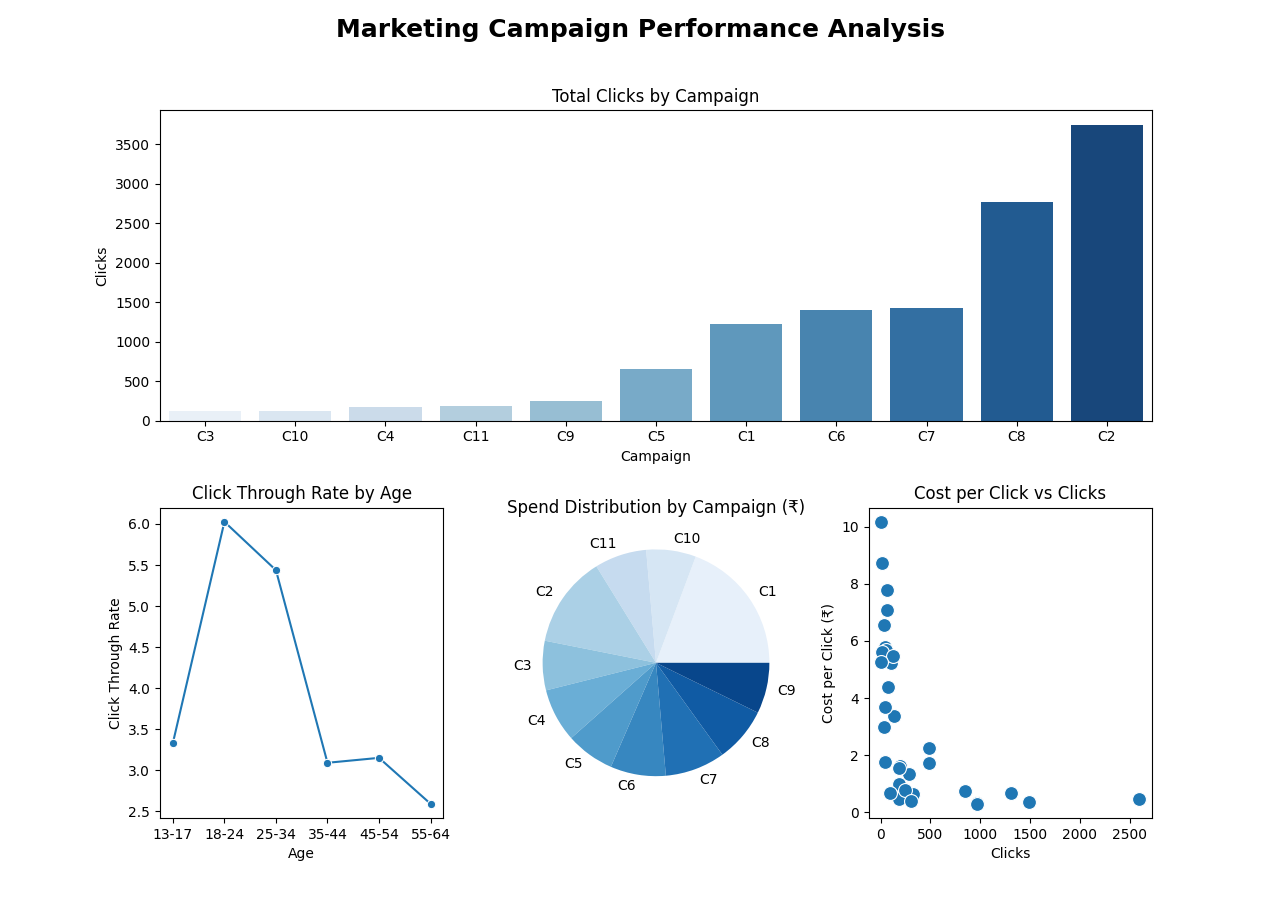

Source code (Python):
#MARKETING CAMPAIGN ANALYSIS

#1.Import Libraries

import pandas as pd
import numpy as np
import matplotlib.pyplot as plt
import seaborn as sns

#2.Load Dataset

df=pd.read_csv('Marketing_Campaign_Analysis_Dataset.csv')
print(df.head())

#3.Basic Info about Data

print(df.info())
print(df.describe())

#4.Check Missing Values

print(df.isna().sum())

#5.Data Cleaning

df=df.drop_duplicates() #Remove duplicates
df=df.fillna(0)

#6.Campaign wise performance analysis

df['campaign_id']=df['campaign_id'].apply(lambda x:'C'+''.join(filter(str.isdigit,str(x))))
plt.suptitle('Marketing Campaign Performance Analysis',fontsize=18,fontweight='bold')

#6.1 Total Clicks by Campaign (bar)

plt.subplot(2,1,1)
campaign_clicks=df.groupby('campaign_id')['clicks'].sum().sort_values()
sns.barplot(x=campaign_clicks.index,y=campaign_clicks.values,palette='Blues')
plt.title('Total Clicks by Campaign')
plt.xlabel('Campaign')
plt.ylabel('Clicks')

#6.2 Click Through Rate by Age (line)

plt.subplot(2,3,4)
ctr_by_age=df.groupby('age')['click_through_rate'].mean().reset_index()
sns.lineplot(data=ctr_by_age,x='age',y='click_through_rate',marker='o')
plt.title('Click Through Rate by Age')
plt.xlabel('Age')
plt.ylabel('Click Through Rate')

#6.3 Spend Distribution (pie)

plt.subplot(2,3,5)
spend_by_campaign=df.groupby('campaign_id')['amount_spent_in_inr'].sum()
plt.pie(spend_by_campaign,labels=spend_by_campaign.index,colors=sns.color_palette('Blues',len(spend_by_campaign)))
plt.title('Spend Distribution by Campaign (₹)')

#6.4 Cost per Click vs Clicks (scatter)

plt.subplot(2,3,6)
sns.scatterplot(data=df,x='clicks',y='cost_per_click',palette='Blues',s=100)
plt.title('Cost per Click vs Clicks')
plt.xlabel('Clicks')
plt.ylabel('Cost per Click (₹)')

plt.show()
